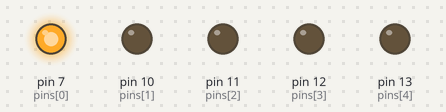
A sketch run on a simulated Arduino Uno, built with avr-gcc and run on an emulated ATmega328P. Parts: output pins drawn as LEDs (lit = HIGH).

Above: at 0.05 s.
At 0.75 s:
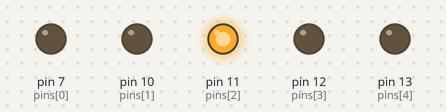
At 1.45 s:
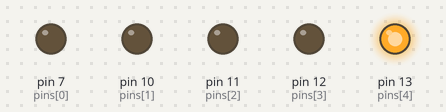
At 2.15 s:
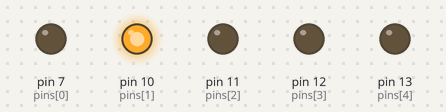
At 2.85 s:
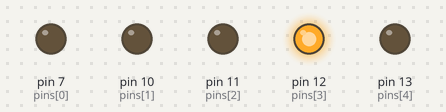
Timing chart, 0 to 3.1 s (numbered marks = the images above):
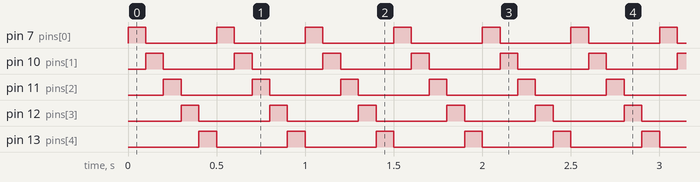

Measured:
- by itself, pin 7 (pins[0]), pin 10 (pins[1]), pin 11 (pins[2]), pin 12 (pins[3]), pin 13 (pins[4]): alternates HIGH for 0.10 s and LOW for 0.40 s

The sketch:

AwesomeShieldDemo.ino
```cpp
#include "Arduino.h"

// Create an array t hold the pin number to which the LEDs are connected
int pins[] = { 7, 10, 11, 12, 13 };

// Set each of those pins to an OUTPUT pin (to provide current to the LED)
void setup() {
	for (int cnt = 0; cnt < 5; cnt++) {
		pinMode(pins[cnt], OUTPUT);
	}
}

// Cycle through the array, swtiching each LED on, then off after a short delay.
void loop() {
	for (int cnt = 0; cnt < 5; cnt++) {
		digitalWrite(pins[cnt],HIGH);
		delay(100);
		digitalWrite(pins[cnt],LOW);
	}
}
```
